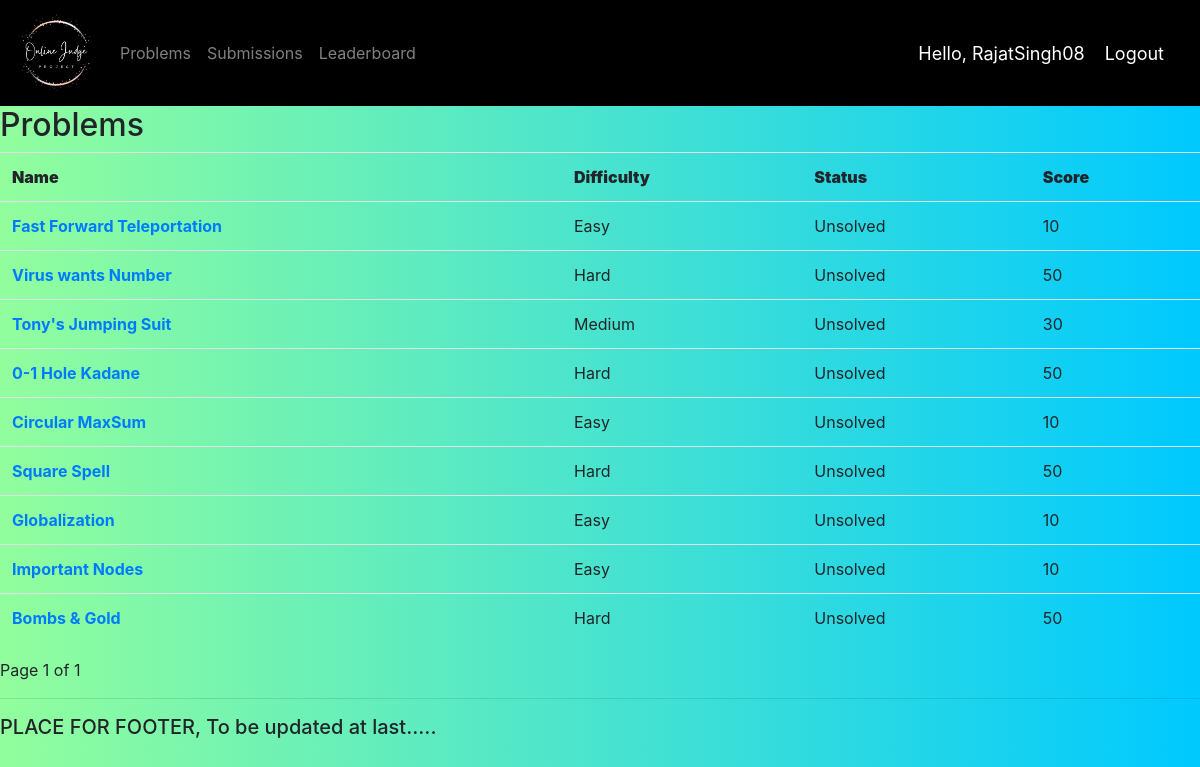
Page /problems/?page=2 (signed in) on the earlier database version.
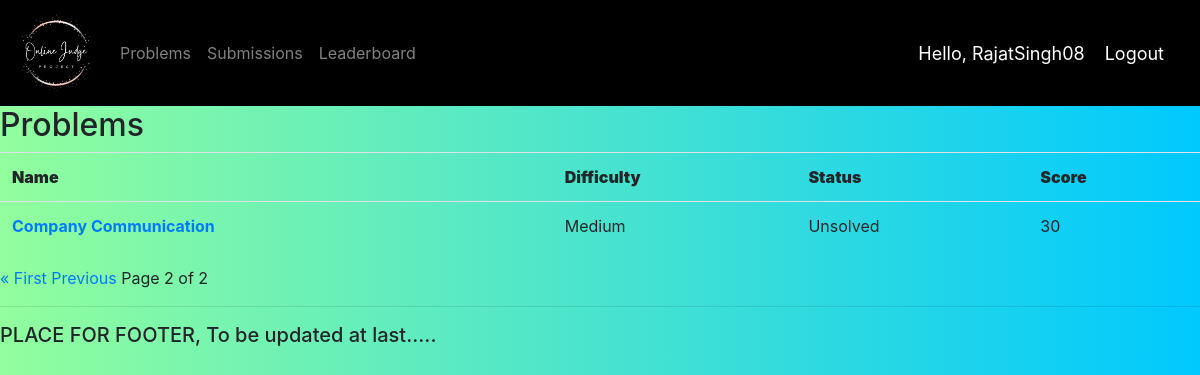
Same page on the later database version.
### OJ/models.py (models this page shows, shortened)
class Problem(models.Model):
    TOUGHNESS = (("Easy", "Easy"), ("Medium", "Medium"), ("Hard", "Hard"))
    STATUS = (("Unsolved", "Unsolved"), ("Solved", "Solved"))
    id = models.BigAutoField(primary_key=True)
    name = models.CharField(max_length=100, default="")
    description = RichTextField(default="")
    example = RichTextField(default="")
    difficulty = models.CharField(max_length=10, choices=TOUGHNESS)
    score = models.IntegerField(default=0)
    solved_status = models.CharField(
        max_length=10, choices=STATUS, default="Unsolved")

### OJ/views.py (the view)
# urls.py: path('problems/', views.problemPage, name='problems'),
@login_required(login_url='login')
def problemPage(request):
    problems_list = Problem.objects.all()
    paginator = Paginator(problems_list, 10)  # Show 10 problems per page.
    page_number = request.GET.get('page')
    problems = paginator.get_page(page_number)
    return render(request, 'OJ/problem.html', {'problems': problems})

### OJ/templates/OJ/problem.html (shortened to what this page needs)
{% extends 'OJ/main.html' %}
{% block content %}
<h2>Problems</h2>
<table class="table">
    <tr>
        <th><b>Name</b></th>
        <th><b>Difficulty</b></th>
        <th><b>Status</b></th>
        <th><b>Score</b></th>
    </tr>
    {% for problem in problems %}
    <tr>
        <td><a href="{{problem.id}}"><b>{{problem.name}}</b></a></td>
        <td>{{problem.difficulty}}</td>
        <td>{{problem.solved_status}}</td>
        <td>{{problem.score}}</td>
    </tr>
    {% endfor %}
</table>
<div class="pagination">
    <span class="step-links">
        {% if problems.has_previous %}
        <a href="?page=1">&laquo; First</a>
        <a href="?page={{ problems.previous_page_number }}">Previous</a>
        {% endif %}
        <span class="current">
            Page {{ problems.number }} of {{ problems.paginator.num_pages }}
        </span>
    </span>
</div>
{% endblock %}

Differences in the rows shown:
no longer on this page (row edited): Problem: name "Fast Forward Teleportation", difficulty "Easy", solved_status "Unsolved", score "10"
no longer on this page (row edited): Problem: name "Virus wants Number", difficulty "Hard", solved_status "Unsolved", score "50"
no longer on this page (row edited): Problem: name "Tony's Jumping Suit", difficulty "Medium", solved_status "Unsolved", score "30"
no longer on this page (row edited): Problem: name "0-1 Hole Kadane", difficulty "Hard", solved_status "Unsolved", score "50"
no longer on this page (row edited): Problem: name "Circular MaxSum", difficulty "Easy", solved_status "Unsolved", score "10"
no longer on this page (row edited): Problem: name "Square Spell", difficulty "Hard", solved_status "Unsolved", score "50"
no longer on this page (row edited): Problem: name "Globalization", difficulty "Easy", solved_status "Unsolved", score "10"
no longer on this page (row edited): Problem: name "Important Nodes", difficulty "Easy", solved_status "Unsolved", score "10"
no longer on this page (row edited): Problem: name "Bombs & Gold", difficulty "Hard", solved_status "Unsolved", score "50"
added Problem: name "Company Communication", difficulty "Medium", solved_status "Unsolved", score "30"
Other differences:
{{ problems.number }}: "1" → "2"
{{ problems.paginator.num_pages }}: "1" → "2"
text now shown: "« First Previous"
